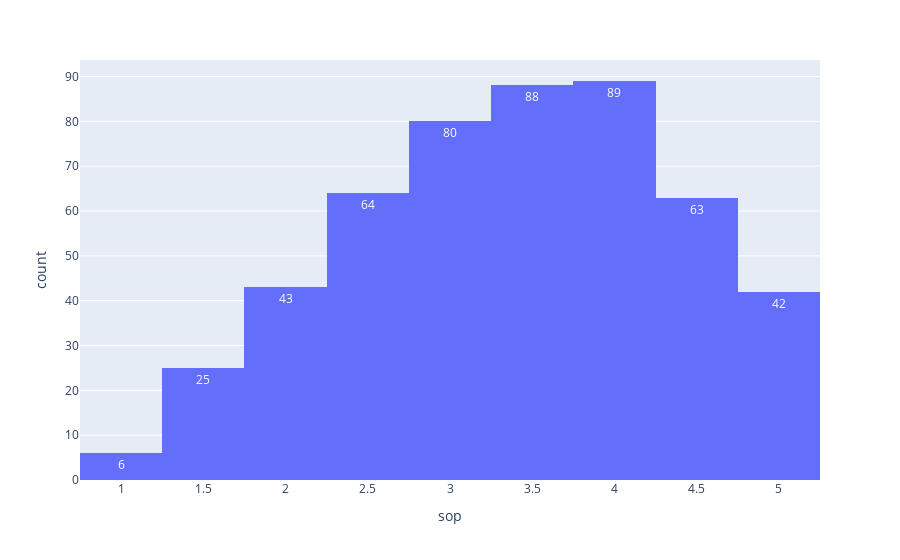

Notebook cell for this chart:
### Code cell
px.histogram(df,x=cols[3],text_auto=True)

### Figure 1 — Plotly figure (JSON) as saved in the notebook; plotly's stock layout.template omitted (floating-point values rounded to 4 significant figures; data arrays with more than 128 entries replaced by an {"elided": "..."} marker saying what was removed)
{"data": [{"alignmentgroup": "True", "bingroup": "x", "hovertemplate": "sop=%{x}<br>count=%{y}<extra></extra>", "legendgroup": "", "marker": {"color": "#636efa", "pattern": {"shape": ""}}, "name": "", "offsetgroup": "", "orientation": "v", "showlegend": false, "texttemplate": "%{value}", "type": "histogram", "x": {"elided": "500 float values"}, "xaxis": "x", "yaxis": "y"}], "layout": {"barmode": "relative", "legend": {"tracegroupgap": 0}, "margin": {"t": 60}, "xaxis": {"anchor": "y", "domain": [0, 1], "title": {"text": "sop"}}, "yaxis": {"anchor": "x", "domain": [0, 1], "title": {"text": "count"}}}}
